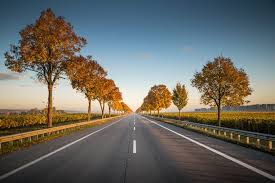
#> input picture lane_image.jpeg, 275 x 183 px
$ python gaussianblur.py
#> lines starting #> are read from the running program, lines starting #| are printed output that depends on the picture
import cv2
import numpy as np

# Load the image
image = cv2.imread('lane_image.jpeg')
#> image is the input picture: shape (183, 275, 3); mean B, G, R 100.2, 106.3, 106.8

# Step 1: Convert to Grayscale
gray = cv2.cvtColor(image, cv2.COLOR_BGR2GRAY)
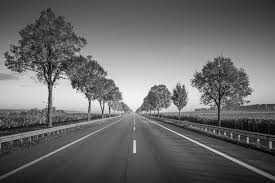
#> gray: shape (183, 275); min 0, max 253, mean 105.8
cv2.imshow('Grayscale Image', gray)

# Step 2: Apply Gaussian Blur
blurred = cv2.GaussianBlur(gray, (5, 5), 0)
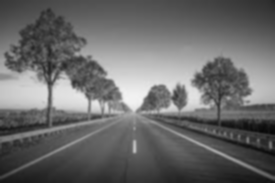
#> blurred: shape (183, 275); min 8, max 243, mean 105.8
cv2.imshow('Blurred Image', blurred)

# Step 3: Perform Canny Edge Detection
edges = cv2.Canny(blurred, 50, 150)
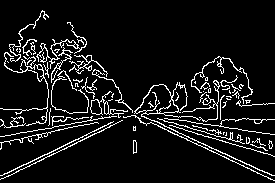
#> edges: shape (183, 275); 8.7% white in thin lines or dots
cv2.imshow('Canny Edge Detection', edges)

# Step 4: Draw Lane Lines using Hough Transform
lines = cv2.HoughLinesP(edges, 1, np.pi / 180, 50, minLineLength=100, maxLineGap=50)
#> lines = 23 rows, first 6: [0, 179, 233, 65], [7, 52, 272, 175], [0, 126, 268, 103], [4, 54, 274, 180], [2, 175, 232, 63], [0, 142, 252, 89]
line_image = np.zeros_like(image)

if lines is not None:
    for line in lines:
        x1, y1, x2, y2 = line[0]
        cv2.line(line_image, (x1, y1), (x2, y2), (0, 255, 0), 5)
#> this loop made 23 passes
#> (x1, y1, x2, y2) on passes 1 to 12: (0, 179, 233, 65), (7, 52, 272, 175), (0, 126, 268, 103), (4, 54, 274, 180), (2, 175, 232, 63), (0, 142, 252, 89), (47, 99, 271, 134), (47, 86, 264, 148), (6, 52, 259, 170), (0, 136, 252, 92), (3, 109, 220, 116), (48, 91, 272, 155)
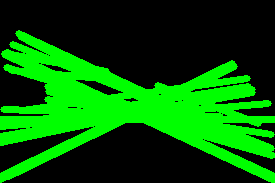
#> line_image: shape (183, 275, 3); mean of channels 0, 1, 2 0, 91.6, 0; drawn as B, G, R

# Combine with original image
lane_image = cv2.addWeighted(image, 0.8, line_image, 1, 0)
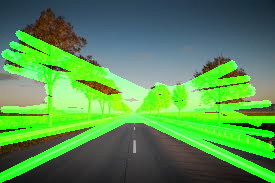
#> lane_image: shape (183, 275, 3); mean B, G, R 80.2, 146, 85.4
cv2.imshow('Lane Detection', lane_image)

# Print all images
cv2.waitKey(0)
cv2.destroyAllWindows()
